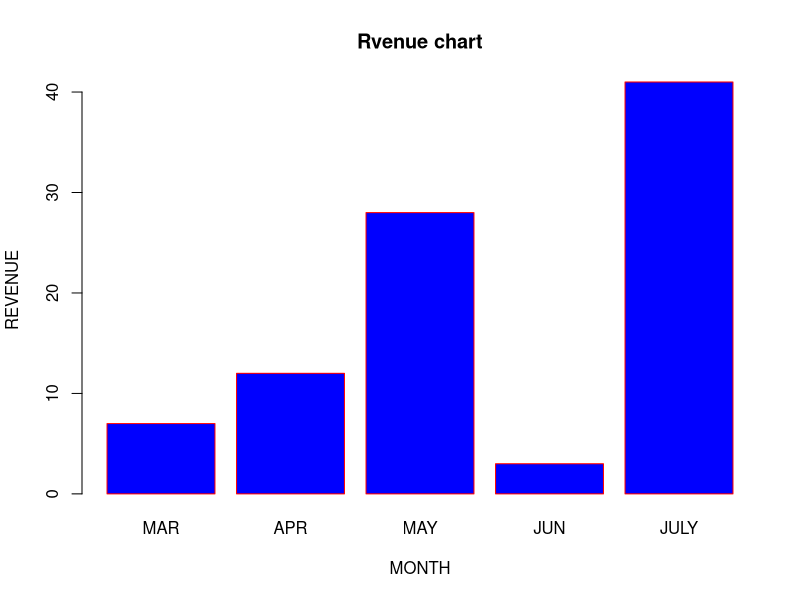
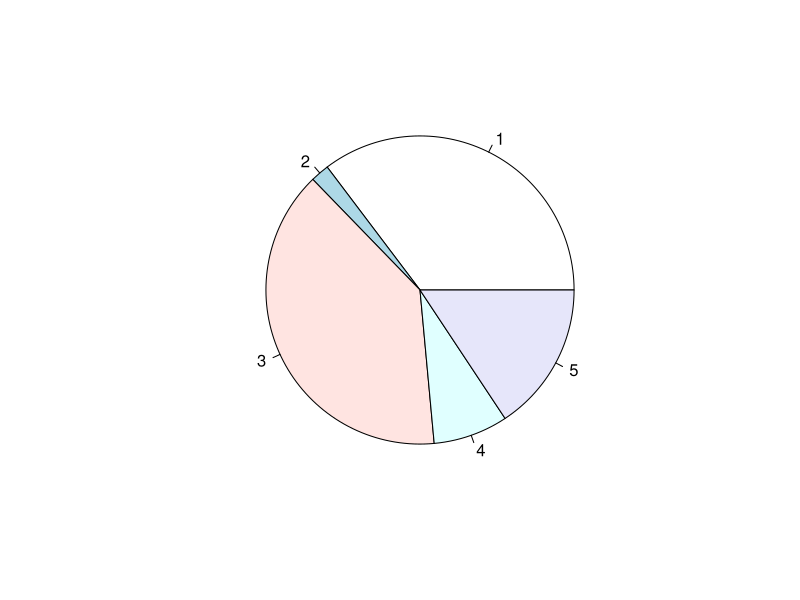
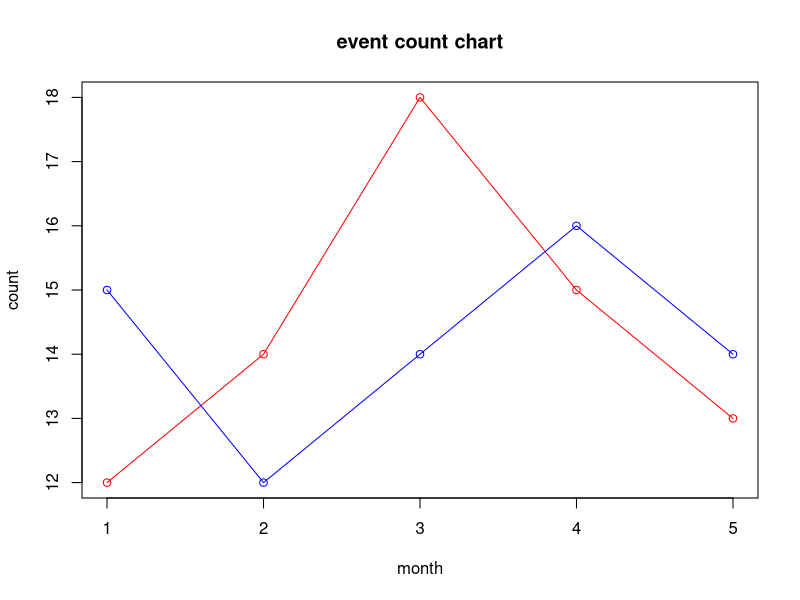
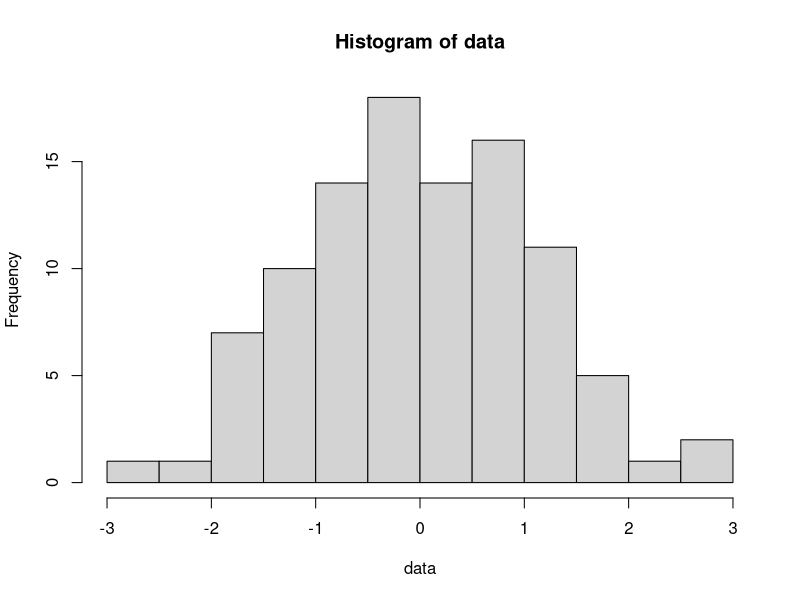
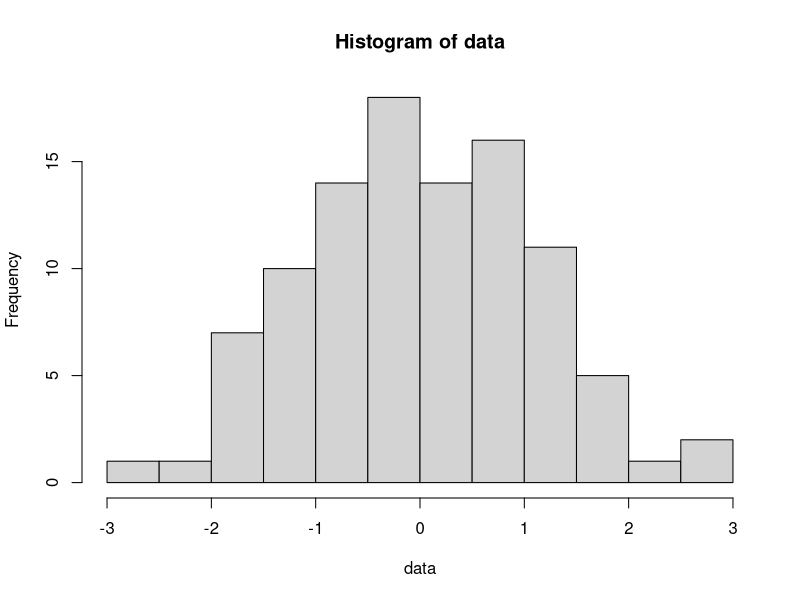
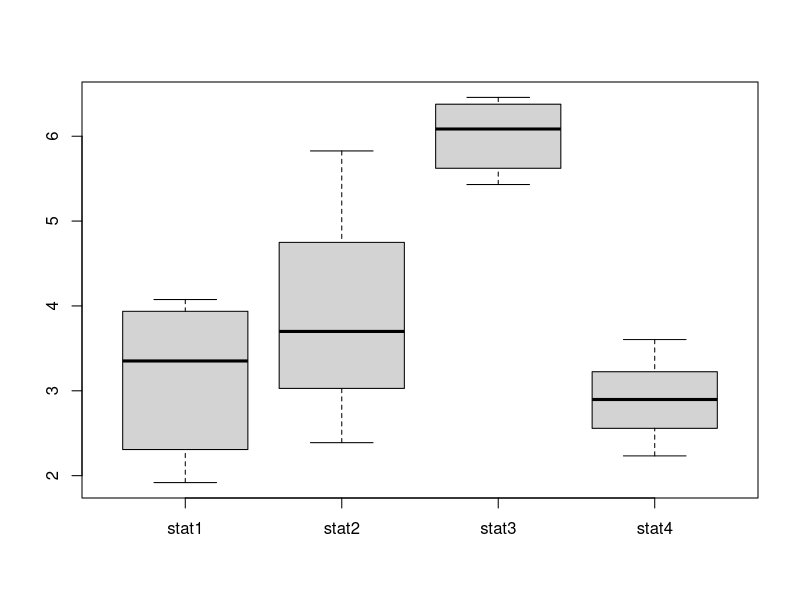

The R source for these figures, in order:
H<-c(7,12,28,3,41)
M<-c("MAR","APR","MAY","JUN","JULY")
barplot(H,names.arg=M, xlab = "MONTH",ylab = "REVENUE", col = "blue",main="Rvenue chart",border = "red")

chem<-c("AB1","AB2","AB3","AB4","AB5")
vol<-c(90,5,100,20,40)
pie(vol)

events1<-c(12,14,18,15,13)
events<-c(15,12,14,16,14)
plot(events1, type="o",col="red",xlab="month",ylab = "count",main = "event count chart")
lines(events,type="o", col="blue")
data<-rnorm(100,mean=0,sd=1)
num_bins<-10
histogram<-hist(data,breaks = num_bins)
plot(histogram)

data<-data.frame(stat1=rnorm(10,mean = 3,sd=1),
                 stat2=rnorm(10,mean = 4,sd=1),
                 stat3=rnorm(10,mean = 6,sd=0.5),
                 stat4=rnorm(10,mean = 3,sd=0.5))
boxplot(data)
